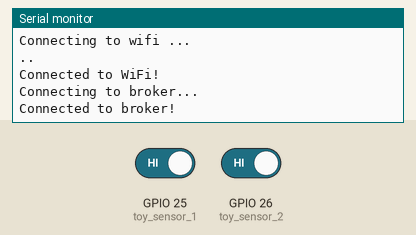
This sketch was run on a simulated ESP32. Shown: the last lines printed to the serial monitor. The test bench sets the inputs (shaded band); at power-on: GPIO 25 (toy_sensor_1) HIGH, GPIO 26 (toy_sensor_2) HIGH. WiFi joins after 1.5 s; servers stay silent unless stated; no MQTT or app messages arrive unless stated.

Above: at 3.2 s.
3.3 s: GPIO 25 (toy_sensor_1) driven LOW
At 4.4 s:
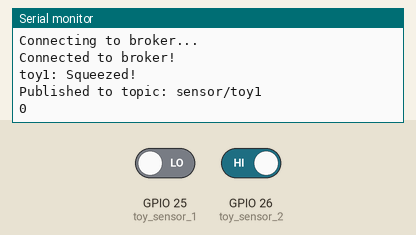
4.8 s: GPIO 26 (toy_sensor_2) driven LOW
At 5.5 s:
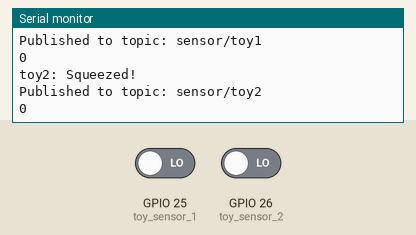

The sketch:

plush_toy_publisher.ino
```cpp
#include <WiFi.h>
#include <MQTTClient.h>

#define PLUSH_IS_SQUEEZED(previous_state, current_state) (previous_state == LOW && current_state == HIGH)

#define UPDATES_PER_SECOND 100
#define EAP_ANONYMOUS_IDENTITY "anonymous@uc.pt"
#define EAP_IDENTITY "##########@student.uc.pt"
#define EAP_PASSWORD "##########"
#define EAP_USERNAME "##########@student.uc.pt"

// const char ssid[] = "eduroam";
const char ssid[] = "";
const char pass[] = "";

WiFiClient net;
MQTTClient client = MQTTClient(256);

const char MQTT_BROKER_ADRESS[] = "test.mosquitto.org";
const int MQTT_PORT = 1883;

const int toy_sensor_1 = 25;
const int toy_sensor_2 = 26;

// toy 1
int previous_state_toy_1 = LOW;
int sensor_state_toy_1;
int current_state_toy_1;
unsigned long last_debounce_time_toy_1 = 0;
bool toy1_payload = true;
const char str_toy_1[] = "toy1";

// toy 2
int previous_state_toy_2 = LOW;
int sensor_state_toy_2;
int current_state_toy_2;
unsigned long last_debounce_time_toy_2 = 0;
bool toy2_payload = true;
const char str_toy_2[] = "toy2";

////////// debounce
unsigned long debounce_delay = 50;


void setup() {
  Serial.begin(9600);
  pinMode(toy_sensor_1, INPUT_PULLUP);
  pinMode(toy_sensor_2, INPUT_PULLUP);

  WiFi.begin(ssid, pass);
  // WiFi.begin(ssid, WPA2_AUTH_PEAP, EAP_IDENTITY, EAP_USERNAME, EAP_PASSWORD);
  Serial.println("Connecting to wifi ...");

  while(WiFi.status() != WL_CONNECTED) {
    Serial.print(".");
    delay(1000);
  }

  Serial.println();
  Serial.println("Connected to WiFi!");

  connectToMQTT();
}

void loop() {
  client.loop();

  current_state_toy_1 = !digitalRead(toy_sensor_1);
  current_state_toy_2 = !digitalRead(toy_sensor_2);

  debounce(current_state_toy_1, previous_state_toy_1, sensor_state_toy_1, last_debounce_time_toy_1, str_toy_1, toy1_payload);
  debounce(current_state_toy_2, previous_state_toy_2, sensor_state_toy_2, last_debounce_time_toy_2, str_toy_2, toy2_payload);

  previous_state_toy_1 = current_state_toy_1;
  previous_state_toy_2 = current_state_toy_2;

}

void debounce(int current_state_toy, int previous_state_toy, int sensor_state, unsigned long last_debounce_time, const char str_toy[], bool &toy_payload) {
  if (current_state_toy != previous_state_toy) {
    last_debounce_time_toy_1 = millis();
  }

  if ((millis() - last_debounce_time) > debounce_delay) {

    // if the button state has changed:
    if (current_state_toy != sensor_state) {
      sensor_state = current_state_toy;

      if (/*sensor_state == HIGH*/ PLUSH_IS_SQUEEZED(previous_state_toy, current_state_toy)) {
        Serial.println(String(str_toy) + ": Squeezed!");
        client.publish("sensor/" + String(str_toy), String(toy_payload));
        Serial.println("Published to topic: sensor/" + String(str_toy));
        toy_payload = !toy_payload;
        Serial.println(toy_payload);
      }
    }
  }
}

void connectToMQTT() {
  client.begin(MQTT_BROKER_ADRESS, MQTT_PORT, net);
  Serial.println("Connecting to broker...");

  while(!client.connect("arduinoESP32XPTO98765")) {
    Serial.print(".");
    delay(100);
  }

  Serial.println("\nConnected to broker!");
}
```

Measured:
- after the input at 3.3 s, the serial monitor: prints a new line at once (image 1)
- after the input at 4.8 s, the serial monitor: prints a new line at once (image 2)
